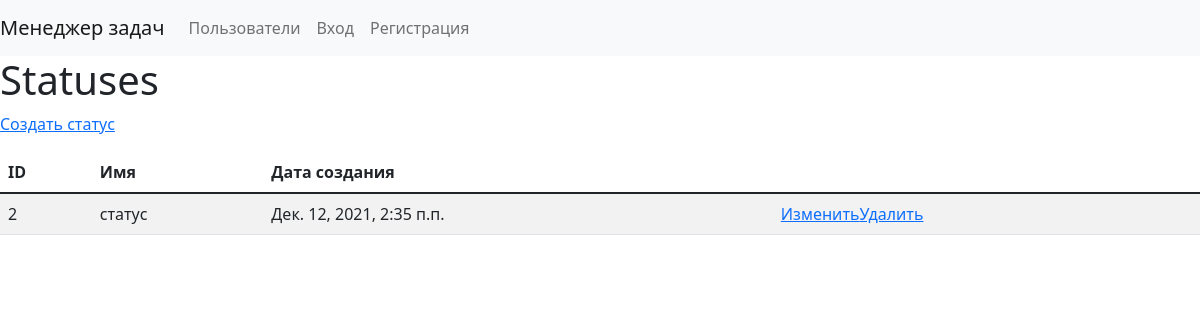
Before: /statuses/ with the older database file.
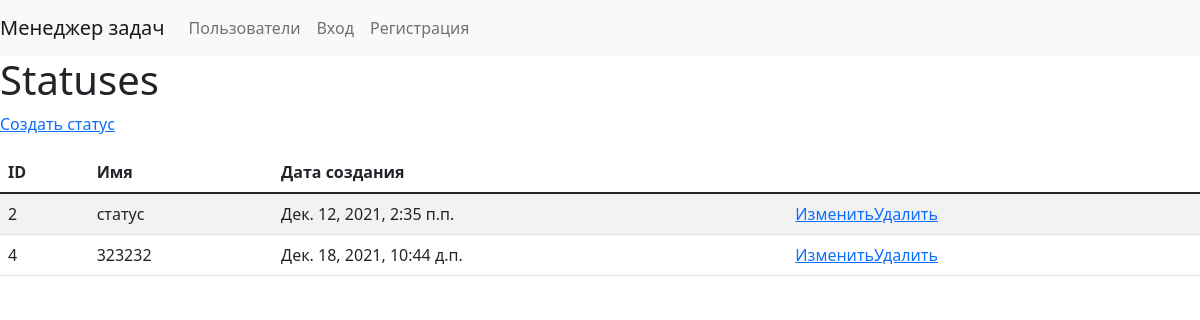
After: the same page with the newer database file.
### task_manager/statuses/models.py (models this page shows, shortened)
class Status(models.Model):
    name = models.CharField(max_length=100)
    created_at = models.DateTimeField(auto_now_add=True)
    objects = models.Manager()

### task_manager/statuses/views.py (the view)
# urls.py: path('', views.StatusListView.as_view(), name='status'),
class StatusListView(ListView):
    model = Status
    paginate_by = 30
    template_name = 'status_list.html'

### task_manager/statuses/templates/status_list.html
{% extends 'task_manager/base.html' %}
{% load i18n %}
{% load widget_tweaks %}
{% block content %}
<h1>{% trans "Statuses" %}</h1>
<p><a href="{% url 'status/create' %}"> {% trans "Создать статус" %} </a></p>
<table class="table table-striped">
  <thead>
    <tr>
      <th scope="col">ID</th>
      <th scope="col">Имя</th>
      <th scope="col">Дата создания</th>
      <th scope="col"></th>
    </tr>
  </thead>
    <tbody>
    {% for status in object_list %}
    <tr>
      <td>{{ status.id }}</td>
      <td>{{ status.name }}</td>
      <td>{{ status.created_at }}</td>
      <td><a href="{% url 'status/update' status.id %}">Изменить</a><a href="{% url 'status/delete' status.id %}">Удалить</a></td>
    </tr>
{% endfor %}
    </tbody>
</table>
{% endblock %}

### task_manager/templates/task_manager/base.html (shortened to what this page needs)
<!doctype html>
<html lang="en">
  <head>
  <link rel="stylesheet" href="https://cdn.jsdelivr.net/npm/bootstrap@5.1.3/dist/css/bootstrap.min.css">    <meta charset="utf-8">
  </head>
  <body>
    <nav class="navbar navbar-expand-lg navbar-light bg-light">
    <a class="navbar-brand" href="#">Менеджер задач</a>
    <div class="collapse navbar-collapse" id="navbarNav">
      <ul class="navbar-nav">
        <li class="nav-item active">
          <a class="nav-link" href="/users">Пользователи</a>
        </li>
        {% if not user.is_authenticated %}
        <li class="nav-item">
          <a class="nav-link" href="/login">Вход</a>
        </li>
        <li class="nav-item">
          <a class="nav-link" href="/users/create">Регистрация</a>
        </li>
        {% endif %}
      </ul>
    </div>
  </nav>
  {% block content %}
  {% endblock %}
  </body>
</html>

Changed rows visible on the page:
added Status: id "4", name "323232", created_at "Дек. 18, 2021, 10:44 д.п."
